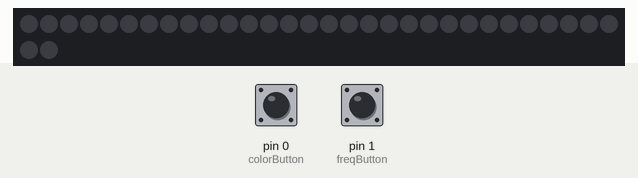
Simulated run of this sketch. Board: Arduino Uno, built with avr-gcc and run on an emulated ATmega328P. Shown: 32 RGB LEDs in strip order, left to right, continuing on the next row. The inputs (shaded band) are chosen by the test bench; at power-on: pin 0 (colorButton) HIGH, pin 1 (freqButton) HIGH. Dim RGB values are drawn brighter than linear.

Above: at 1.2 s.
1.3 s: pin 0 (colorButton) pulled LOW for 0.15 s
At 1.9 s:
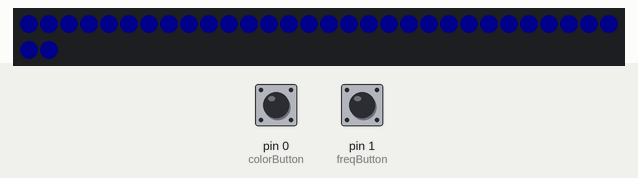
4.4 s: pin 1 (freqButton) pulled LOW for 0.15 s
At 5.0 s:
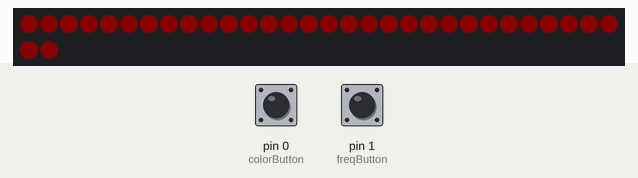
7.5 s: pin 0 (colorButton) pulled LOW for 3.2 s
At 9.8 s:
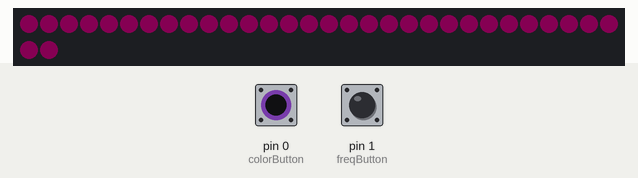
13.7 s: pin 0 (colorButton) pulled LOW for 1 s
At 14.6 s:
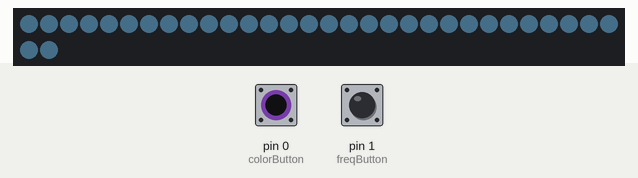
Timing chart, 0 to 16.7 s (numbered marks = the images above; inputs shaded):
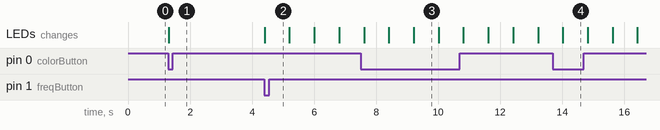

Measured:
- after the input at 1.3 s, the LEDs: change at once (image 1)
- after the input at 4.4 s, the LEDs: change at once (image 2)
- after the input at 7.5 s, the LEDs: first differ from a run without the input after 1.7 s (image 3)
- after the input at 13.7 s, the LEDs: change after 0.32 s (image 4)
- what the display in image 3 shows lasts 0.8 s, from 9.2 s to 10.0 s

The sketch:

Goggles_v3__Button_Library_.ino
```cpp
#include <FastLED.h>
#include <Button.h>
#define NUM_LEDS 32
#define DATA_PIN 13  // This used to be PIN 11, moving to PIN 13 to standardize all my projects
#define COLOR_ORDER GRB
#define divisor 3
#define brightness 10

struct CRGB leds[NUM_LEDS];

int brainwave = 0;
int brainwaves[] = {1000, 800, 166, 125, 100, 77, 56, 40, 25, 14, 4};

Button freqButton = Button(1,PULLUP);   // One Of TheSE BuTToNS is MOVING to Pin 3
int freqMode = 0;

Button colorButton = Button(0,PULLUP);  // One Of TheSE BuTToNS is MOVING to Pin 3
int colorMode = 0;

// Define an offset for the left and right eye LED strips
int rightEye = 0;
int leftEye = 0+(NUM_LEDS/2);

CRGBPalette16 myPalette;


void setup() {

    FastLED.addLeds<WS2812, DATA_PIN, COLOR_ORDER>(leds, NUM_LEDS);
    FastLED.setBrightness(brightness);


    myPalette = CRGBPalette16(
    CRGB::Red,    CRGB::Red,  CRGB::Black,
    CRGB::Red, CRGB::Green, CRGB::Blue,
    CRGB::MediumVioletRed,  CRGB::Orange, CRGB::Lime,
    CRGB::LightSkyBlue,  CRGB::LightSalmon,  CRGB::LightCoral,
    CRGB::HotPink, CRGB::GreenYellow, CRGB::FireBrick,  CRGB::DarkOrange );

}

void loop()
{
  checkButtons();


    for(int i=0; i<3; i++)
      {
        blinkColors(i);
      }

 /*   for(int i=0; i<3; i++)
      {
        chaseColors(i);
      }


    for(int i=0; i<256; i++)
      {
        fadeColors(i);
      }
*/
}


void blinkColors(int y)
{
       fill_solid(leds, NUM_LEDS, myPalette[colorMode+y]);
       FastLED.show();
       delay(brainwave);
}


void checkButtons()
{
  if (freqButton.uniquePress())
    {
    freqMode++;
      if (freqMode > 10)
      {
        freqMode = 0;
      }
      brainwave = brainwaves[freqMode];
    }


  if (colorButton.uniquePress())
    {
    colorMode = colorMode+3;

      if (colorMode > 10)
      {
        colorMode = 0;
      }
    }

}


void fadeColors(int i)
{
        int h = i;
        int s = 255;
        int v = 150;

        fill_solid(leds, NUM_LEDS, CHSV(h,s,v));
        FastLED.show();
}


void chaseColors(int i)
{
      for(int dot=0; dot < NUM_LEDS/2; dot++)
     {

        leds[leftEye+dot] = myPalette[colorMode+i];

        if(i<2)
            {
              leds[rightEye+dot] = myPalette[colorMode+i+1];
            }
        else
            {
              leds[rightEye+dot] = myPalette[colorMode+i-2];
            }

        FastLED.show();
        leds[leftEye+dot] = CRGB::Black;
        leds[rightEye+dot] = CRGB::Black;

        delay(brainwave/NUM_LEDS);
     }
}


/*
   *  This is an alternate of the blinkColor code to run in the main loop
   *
       fill_solid(leds, NUM_LEDS, myPalette[colorMode]);
       FastLED.show();
       delay(brainwave);

       fill_solid(leds, NUM_LEDS, myPalette[colorMode+1]);
       FastLED.show();
       delay(brainwave);

       fill_solid(leds, NUM_LEDS, myPalette[colorMode+2]);
       FastLED.show();
       delay(brainwave);
    */


  /*
  // This is an alternate of the Chase RGB Code to run in the main loop

  for(int colorCycle=0; colorCycle<3; colorCycle++)
  {

    for(int dot=0; dot < NUM_LEDS/2; dot++)
     {

        leds[leftEye+dot] = myPalette[colorMode+colorCycle];

        //Below is inelegant.  left=0 then right=1, left=1 then right=2, but if left=2 then right=0
        //Can I do that in less code?


        if(colorCycle<2)
            {
              leds[rightEye+dot] = myPalette[colorMode+colorCycle+1];
            }
        else
            {
              leds[rightEye+dot] = myPalette[colorMode+colorCycle-2];
            }

        FastLED.show();
        leds[leftEye+dot] = CRGB::Black;
        leds[rightEye+dot] = CRGB::Black;

        delay(brainwave/NUM_LEDS);
      }

    }
  */


   /*
   // Alternative Fade RGB Code
    for (int colorStep=0; colorStep<256; colorStep = colorStep+2)
      {
        int h = colorStep;
        int s = 255;
        int v = 150;

          fill_solid(leds, NUM_LEDS, CHSV(h,s,v));
      FastLED.show();
      }*/
```
